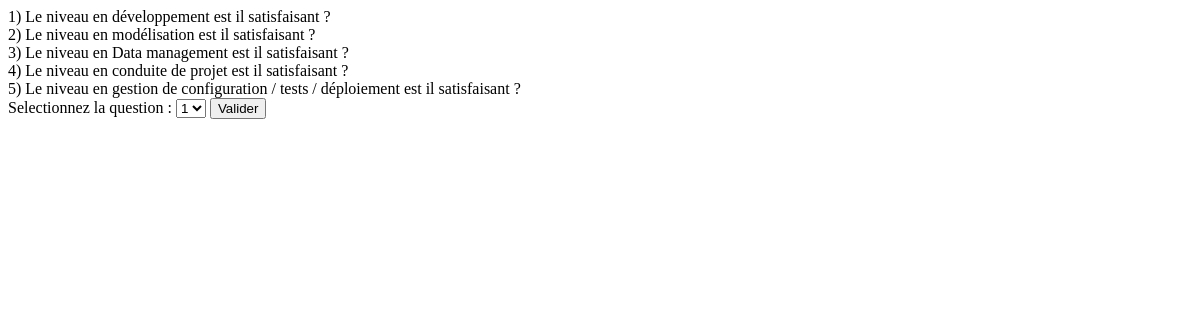
Screenshot of /PartieHighchart/gchart.php (signed in) with the database file from the repository.
### tables this page shows
CREATE TABLE `question` (
  `id` int(11) NOT NULL,
  `libelle` varchar(200) DEFAULT NULL,
  `detail` varchar(1000) DEFAULT NULL,
  `dateDebut` date DEFAULT NULL,
  `dateFin` date DEFAULT NULL
);

### PartieUtilisation/Salarie.php (called while the page is built, shortened)
<?php
class Salarie{
	private $typeUser;
	public function getTypeUser(){
		return $this->typeUser;
	}
}
?>

### PartieHighchart/gchart.php (the view, shortened to what this page needs)
<HTML>
<HEAD>
<link rel="stylesheet" href="//code.jquery.com/ui/1.12.1/themes/base/jquery-ui.css">
  <link rel="stylesheet" href="/resources/demos/style.css">
<?php
require_once('../PartieUtilisation/Salarie.php');
$verif=$_SESSION['connexion'];
$test=$verif->getTypeUser();
if($test==2) {
	$sql = 'SELECT Distinct id, libelle '.
	' FROM question';
	$dbCnx = new DbCnx() ;
	$dbInstance = $dbCnx->getDb() ;
	$res = $dbInstance->prepare($sql);
	$res->execute();
	$dataLib = $res->fetchAll(PDO::FETCH_ASSOC);
	$res->closeCursor(); ?>
	<body>
	<?php foreach ($dataLib as $row):
			echo $row["id"];
			echo ')  ';
			echo $row["libelle"];
			echo '<br/>';
			endforeach ?>
	<form method = "POST" action="visuchart.php">
		Selectionnez la question :
		<select name="idquest" id="idquest">
			<?php foreach ($dataLib as $row): ?>
			<option><?=$row["id"]?></option>
			<?php endforeach ?>
		</select>
		<input type="submit" value="Valider">
		</form>
		<?php
}else
{
	echo "Vous n'avez pas les droits suffisants pour accéder à cette page !";
}
?>
</body>
</HTML>

### rows the page displays
question: id "1", libelle "Le niveau en développement est il satisfaisant ?"
question: id "2", libelle "Le niveau en modélisation est il satisfaisant ?"
question: id "3", libelle "Le niveau en Data management est il satisfaisant ?"
question: id "4", libelle "Le niveau en conduite de projet est il satisfaisant ?"
question: id "5", libelle "Le niveau en gestion de configuration / tests / déploiement est il satisfaisant ?"

### other values shown
form field idquest "1"
